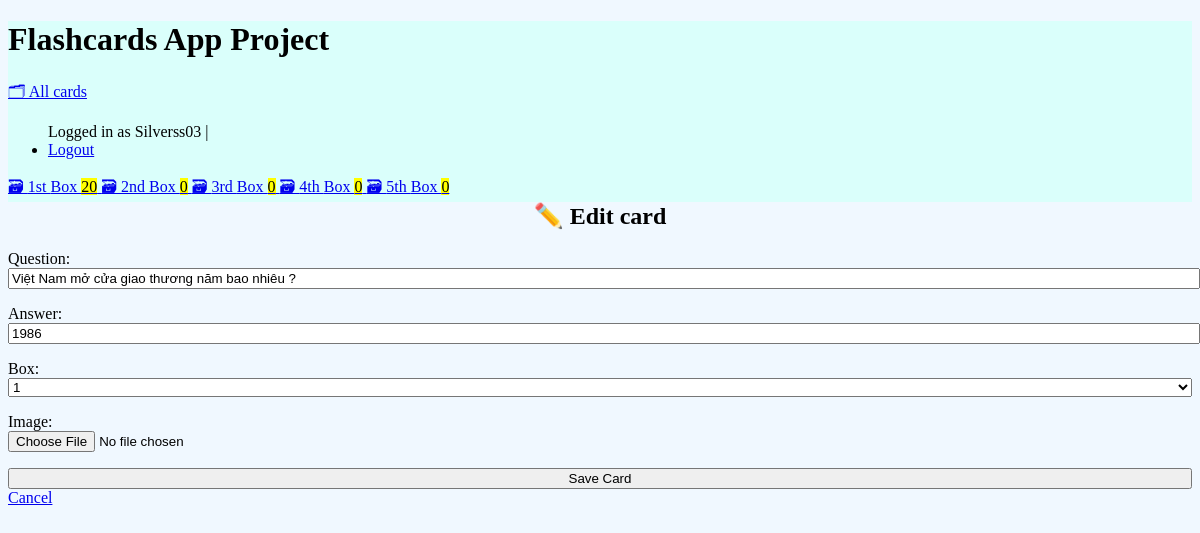
Page /edit/34 (signed in) on the committed database.
### cards/models.py (models this page shows, shortened)
class Card(models.Model):
    user = models.ForeignKey(User, on_delete= models.CASCADE, null= True)
    question = models.CharField(max_length=100)
    answer = models.CharField(max_length=100)
    image = models.ImageField(upload_to='uploads/images/', blank= True)
    box = models.IntegerField(
        choices=zip(BOXES, BOXES),
        default=BOXES[0],
    )
    date_created = models.DateTimeField(auto_now_add=True)

### cards/views.py (the view)
# urls.py: path("edit/<int:pk>", views.CardUpdateView.as_view(), name="card-update"),
class CardUpdateView(CardCreateView, UpdateView, LoginRequiredMixin):
    success_url = reverse_lazy("card-list")
    def get_queryset(self) :
        return Card.objects.filter(user = self.request.user)

### cards/templatetags/cards_tags.py (called while the page is built)
@register.inclusion_tag("cards/box_links.html")
def boxes_as_links(user):
    boxes = []
    for box_num in BOXES:
        card_count = Card.objects.filter(box=box_num, user = user).count()
        boxes.append({"number": box_num, "card_count": card_count})
    return {"boxes": boxes}

### cards/templates/cards/card_form.html (shortened to what this page needs)
{% extends "cards/base.html" %}
{% block content %}
    {% if card %}
        <h2>✏️ Edit card</h2>
    {% endif %}
    <form method="post" enctype="multipart/form-data">
        {{ form.as_p }}
        <input type="submit" value="Save Card">
    </form>
    <a href="{% url 'card-list' %}">
        Cancel
    </a>
{% endblock %}

### cards/templates/cards/base.html (shortened to what this page needs)
<!DOCTYPE html>
<html lang="en">
<head>
    <link rel="stylesheet" href="https://cdn.simplecss.org/simple.min.css">
</head>
<body>
    <header>
        <h1><a class="hover-underline-animation" id="project-title" href="http://127.0.0.1:8000/">Flashcards App Project</a></h1>
        {% include "cards/navigation.html" %}
    </header>
    <main>
        {% block content %}{% endblock content %}
    </main>
</body>
</html>

### cards/templates/cards/navigation.html
{% load cards_tags %}
<nav>
    <a href="{% url 'card-list' %}">🗂 All cards</a>
    <ul class = "navbar-nav">
        {% if user.is_authenticated%}
        <span class = "navbar-text"> Logged in as {{user.username}} | </span>
        <li class = "nav-item">
            <a class = "nav-link" href = "/sign_out"> Logout </a>
        </li>
        {%else%}
        <li class = "nav-item">
            <a class = "nav-link" href = "/sign_in"> Login </a>
        </li>
        {%endif%}
    </ul>
    {% boxes_as_links request.user %}
</nav>

### cards/templates/cards/box_links.html
{% load humanize %}
{% for box in boxes %}
    <a href="{% url 'box' box_num=box.number %}">
        🗃 {{ box.number | ordinal }} Box <mark>{{ box.card_count }}</mark>
    </a>
{% endfor %}

### cards/templates/cards/base.html (style rules this page uses)
body { background-color: aliceblue; }
header { background-color: #DAFFFB !important; }
:root { --accent: #6e48ad; --accent-bg: white; --bg: #fff; --text: #212121; --text-light: #585858; --border: #d8dae1; --code: #d81b60; --preformatted: #444; --aqua: #362FD9; }
h2 { text-align: center; }
h2, h4 { margin-top: 0; }
#project-title { text-decoration: none; color: black; }
input, select, textarea { width: 100%; }
.hover-underline-animation { display: inline-block; position: relative; color: #0087ca; }
.hover-underline-animation:after { content: ''; position: absolute; width: 100%; transform: scaleX(0); height: 2px; bottom: 0; left: 0; background-color: black; transform-origin: bottom right; transition: transform 0.25s ease-out; }

### rows in the picture
Card: question "Việt Nam mở cửa giao thương năm bao nhiêu ?", answer "1986", box "1"

### other values in the picture
{{ user.username }} "Silverss03"
{{ box.number | ordinal }} "1st" "2nd" "3rd" "4th" "5th"
{{ box.card_count }} "20" "0" "0" "0" "0"
